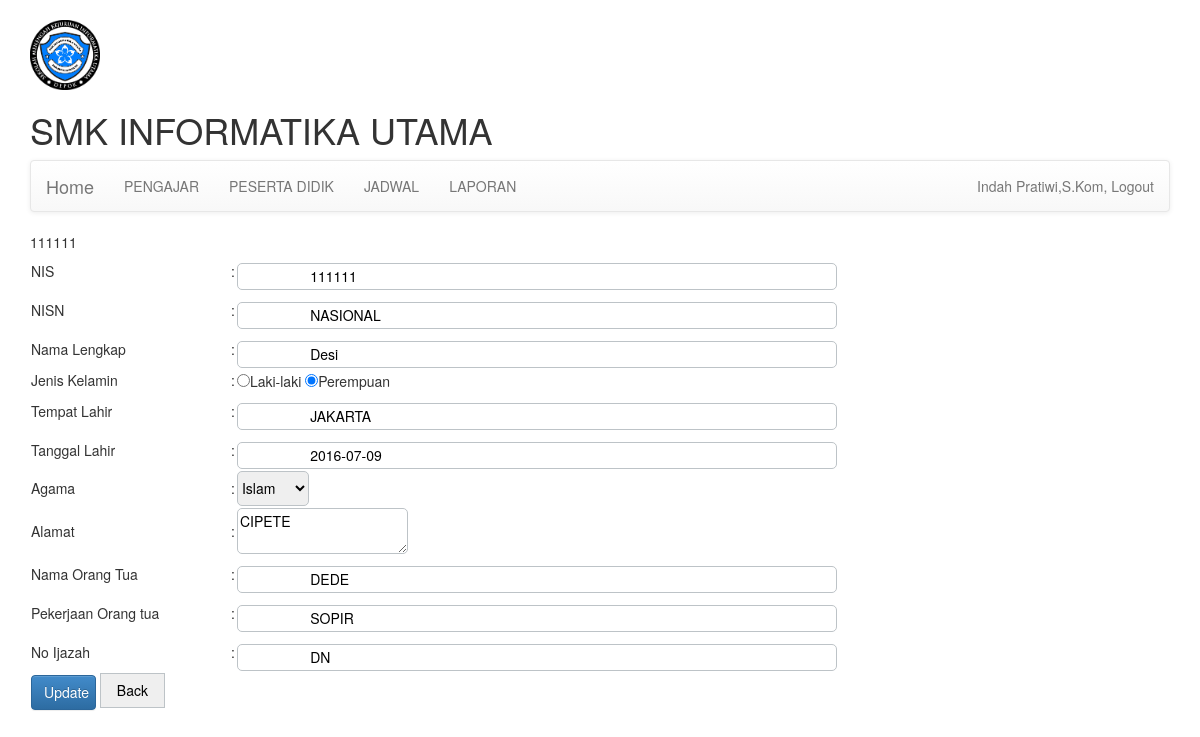
Page /layout.php?edit-siswa=111111 (signed in) on the committed database.
### tables this page shows
CREATE TABLE `tb_siswa` (
  `nis` varchar(10) NOT NULL DEFAULT '',
  `nisn` varchar(14) NOT NULL,
  `nama_lengkap` varchar(50) NOT NULL,
  `gender` varchar(9) NOT NULL,
  `tempat_lahir` varchar(30) NOT NULL,
  `tanggal_lahir` date NOT NULL,
  `agama` varchar(20) NOT NULL DEFAULT 'Islam',
  `alamat` text,
  `nama_ortu` varchar(50) NOT NULL,
  `peker_ortu` varchar(20) DEFAULT NULL,
  `no_ijazah` varchar(50) NOT NULL,
  PRIMARY KEY (`nis`)
);

### core/edit.php (called while the page is built, shortened)
<?php
if(isset($_GET['edit-siswa'])){
	$id=htmlentities($_GET['edit-siswa']);
	$stmt=$conn->query("SELECT * FROM tb_siswa WHERE nis=$id");
    $row=$stmt->fetch_array();
        if($row['gender']=="Perempuan"){
            $cek1="";
            $cek2="checked";
        }
        else{
            $cek1="checked";
            $cek2="";
        }
}
else if(isset($_GET['edit-kelas'])){
}

### forms/editsiswa.php (the view, shortened to what this page needs)
<form  method="POST">
<table>
	<tr>
		<td width="200">NIS</td>
		<td>:</td>
		<td width="400"><input readonly type="text" name="nis" value="
		<?php echo ltrim($row['nis']) ?>"></td>
	</tr>
	<tr>
		<td>NISN</td>
		<td>:</td>
		<td><input type="text" required name="nisn" value="
		<?php echo $row['nisn'] ?>"></td>
	</tr>
	<tr>
		<td>Nama Lengkap</td>
		<td>:</td>
		<td><input type="text" required  name="nama" value="
		<?php echo $row['nama_lengkap'] ?>"></td>
	</tr>
	<tr>
		<td>Jenis Kelamin</td>
		<td>:</td>
		<td><input type="radio" required  name="gender" <?php echo $cek1 ?>>Laki-laki
		<input type="radio" name="gender" <?php echo $cek2 ?>>Perempuan
		</td>
	</tr>
	<tr>
		<td>Tempat Lahir</td>
		<td>:</td>
		<td><input type="text" required  name="tempat" value="
		<?php echo $row['tempat_lahir']?>"></td>
	</tr>
	<tr>
		<td>Tanggal Lahir</td>
		<td>:</td>
		<td><input type="text" required  name="tanggal" value="
		<?php echo $row['tanggal_lahir']?>" ></td>
	</tr>
	<tr>
		<td>Agama</td>
		<td>:</td>
		<td><select name="agama" required >
			<option><?php echo $row['agama']; ?></option>
			</select>
		</td>
	</tr>
	<tr>
		<td>Alamat</td>
		<td>:</td>
		<td><textarea name="alamat" required ><?php echo $row['alamat']?>
		</textarea></td>
	</tr>
	<tr>
		<td>Nama Orang Tua</td>
		<td>:</td>
		<td><input type="text" required  name="ortu" value="
		<?php echo $row['nama_ortu']?>" ></td>
	</tr>
	<tr>
		<td>Pekerjaan Orang tua</td>
		<td>:</td>
		<td><input type="text" required  name="pekerjaan" value="
		<?php echo $row['peker_ortu']?>"" ></td>
	</tr>
	<tr>
		<td>No Ijazah</td>
		<td>:</td>
		<td><input type="text" required  name="ijazah" value="
		<?php echo $row['no_ijazah']?>"" ></td>
	</tr>
	<tr>
		<td>
		<button name="update-siswa" class="btn btn-primary" type="submit" >Update</button>
		<button type="reset" name="back" title="kembali"  onclick="history.go(-1)">Back</button>
		</td>
	</tr>
</table>
</form>

### assets/css/inputan.css (style rules this page uses)
select { height: 35px; border-radius: 5px; border: 1px solid #BDC3C7; margin-top: 10px; }
input[type=text] { align-content: 100px; height: 27px; width: 600px; border-radius: 5px; border: 1px solid #BDC3C7; margin-top: 10px; padding-left:10px; }
button { border: 1px solid #BDC3C7; width: 65px; height: 35px; margin-bottom: 50px; }
textarea { border-radius: 5px; border: 1px solid #BDC3C7; cols:9; }

### rows in the picture
tb_siswa: nis "111111", nisn "NASIONAL", nama "Desi", tempat "JAKARTA", tanggal "2016-07-09", agama "Islam", alamat "CIPETE", ortu "DEDE", pekerjaan "SOPIR", ijazah "DN"

### other values in the picture
$_SESSION['nama'] "Indah Pratiwi,S.Kom"
$_GET['edit-siswa'] "111111"
